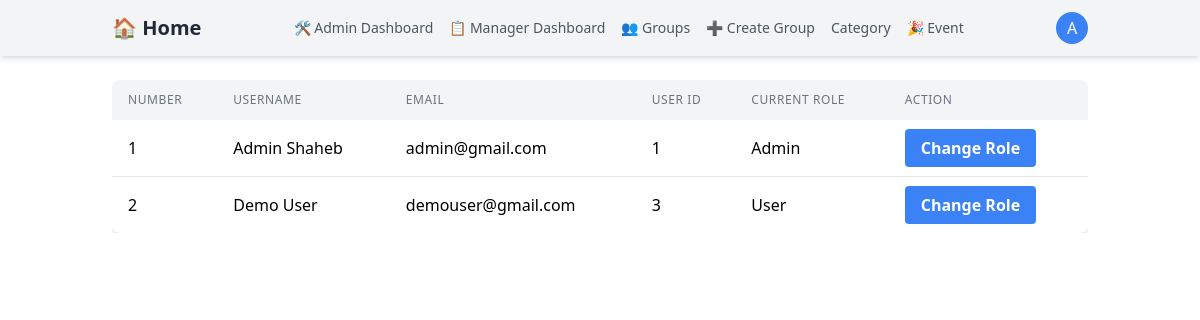
The page /users/admin/dashboard/ (signed in) on the database its author committed.
### users/models.py (models this page shows)
class CustomUser(AbstractUser):
    bio = models.TextField(blank=True)
    location = models.CharField(max_length=200, blank=True, null=True)
    profession = models.CharField(max_length=200, blank=True, null=True)
    profile_image = models.ImageField(
        upload_to="profile_images",
        default="default.png",
        blank=True
    )
    phone_number = models.CharField(
        max_length=11,
        validators=[
            RegexValidator(
                regex=r'^\+?1?\d{9,15}$',
                message="Phone number must be entered in the format: '+88'. Up to 11 digits allowed."
            )
        ]
    )
    def __str__(self):
        return self.username

### users/views.py (the view)
# urls.py: path('admin/dashboard/', AdminDashbaord.as_view(), name='admin-dashboard'),
@method_decorator(user_passes_test(is_manager_or_admin, login_url="no_permission"), name="dispatch")
class AdminDashbaord(View):
    def get(self, request, *args, **kwargs):
        users = User.objects.prefetch_related(
        Prefetch('groups',  queryset=Group.objects.all(), to_attr='all_groups')
        ).all()
        for user in users:
            if user.all_groups:
                user.group_name = user.all_groups[0].name
            else:
                user.group_name = "No Group"
        return render(request, "admin/dashboard.html", {'users': users})

### users/context_processors.py (called while the page is built)
def profile_image(request):
    print("Profile image context processor called")
    if request.user.is_authenticated:
        print(f"User is authenticated: {request.user}")
        if request.user.profile_image:
            print(f"Profile image URL: {request.user.profile_image.url}")
            return {'profile_image': request.user.profile_image.url}
        else:
            print("Profile image field is empty")
    else:
        print("User is not authenticated")
    return {'profile_image': None}

### users/views.py (called while the page is built)
def is_manager(user):
    return "Manager" in [group.name for group in user.groups.all()]

def is_admin(user):
    return "Admin" in [group.name for group in user.groups.all()]

def is_manager_or_admin(user):
    return user.is_authenticated and (is_manager(user) or is_admin(user))

### users/templates/admin/dashboard.html (shortened to what this page needs)
{% load static %}
<!DOCTYPE html>
<html lang="en">
  <head>
    <link rel="stylesheet" href="{% static 'css/output.css' %}">
    <link rel="stylesheet" href="{% static "css/style.css" %}">
  </head>
  <body>
    <header class="bg-gray-100 shadow-md">
      <nav class="container mx-auto px-6 py-3">
        <div class="flex justify-between items-center">
          <a href="{% url "home" %}" class="text-xl font-bold text-gray-800"
            >🏠 Home</a
          >
          <div class="hidden md:flex space-x-4 text-sm font-medium text-gray-600">
            {% if user.is_authenticated and user.is_staff %}
            <a
              href="{% url "dashboard" %}"
              class="text-gray-600 hover:text-gray-800"
              >
              🛠️ Admin Dashboard
              </a
            >
            {% endif %}
            <a
              href="{% url "admin_event" %}"
              class="text-gray-600 hover:text-gray-800"
              >📋 Manager Dashboard</a
            >
            {% if user.is_authenticated and user.is_staff %}
            <a href="{% url 'group_list' %}" class="text-gray-600 hover:text-gray-800"
              >👥 Groups</a
            >
            {% endif %}
            {% if user.is_authenticated and user.is_staff %}
            <a
              href="{% url 'create_group' %}"
              class="text-gray-600 hover:text-gray-800"
              >➕ Create Group</a
            >
            {% endif %}
              <div class="relative drpdwn">
                <button id="category-text" class="text-gray-600 hover:text-gray-800">Category</button>
              </div>
              <a href="{% url "admin_event" %}" class="relative">
                <button class="text-gray-600 rounded-full hover:text-gray-800">🎉 Event</button>
              </a>
          </div>
          <div class="flex items-center">
            <div class="relative">
              <button id="user-menu-button" class="rounded-full p-2 bg-blue-500 text-white w-8 h-8
                flex items-center justify-center hover:bg-gray-700">
                    {% if user.groups.all.0.name == "Admin" %}
                        A
                    {% elif user.groups.all.0.name == "Manager" %}
                        M
                    {% else %}
                        U
                    {% endif %}
                </button>
            </div>
          </div>
        </div>
      </nav>
    </header>
    <main>
      {% if user.is_authenticated and user.is_staff %}
      {% include "admin/user_list.html" %}
      {% endif %}
    </main>
  </body>
  </html>

### users/templates/admin/user_list.html
<div class="container mx-auto p-6">
    <div class="overflow-x-auto">
      <table class="min-w-full bg-white shadow-md rounded-lg overflow-hidden">
        <thead class="bg-gray-100">
          <tr>
            <th
              class="px-4 py-3 text-left text-xs font-medium text-gray-500 uppercase tracking-wider"
            >
              Number
            </th>
            <th
              class="px-4 py-3 text-left text-xs font-medium text-gray-500 uppercase tracking-wider"
            >
              Username
            </th>
            <th
              class="px-4 py-3 text-left text-xs font-medium text-gray-500 uppercase tracking-wider"
            >
              Email
            </th>
            <th
              class="px-4 py-3 text-left text-xs font-medium text-gray-500 uppercase tracking-wider"
            >
              User ID
            </th>
            <th
              class="px-4 py-3 text-left text-xs font-medium text-gray-500 uppercase tracking-wider"
            >
              Current Role
            </th>
            <th
              class="px-4 py-3 text-left text-xs font-medium text-gray-500 uppercase tracking-wider"
            >
              Action
            </th>
          </tr>
        </thead>
        <tbody class="divide-y divide-gray-200">
            {% for user in users %}
            <tr class="hover:bg-gray-50">
                <td class="px-4 py-4 whitespace-nowrap"> {{forloop.counter}} </td>
                <td class="px-4 py-4 whitespace-nowrap"> {{user.first_name}} {{user.last_name}} </td>
                <td class="px-4 py-4 whitespace-nowrap">{{user.email}}</td>
                <td class="px-4 py-4 whitespace-nowrap"> {{user.id}} </td>
                <td class="px-4 py-4 whitespace-nowrap"> {{user.group_name}} </td>
                <td class="px-4 py-4 whitespace-nowrap">
                  <a
                    href="{% url 'assign_role' user.id %}"
                    class="bg-blue-500 hover:bg-blue-600 text-white font-bold py-2 px-4 rounded"
                  >
                    Change Role
                  </a>
                </td>
              </tr>
            {% endfor %}
        </tbody>
      </table>
    </div>
  </div>

### rows shown on the page
CustomUser: first_name "Admin", last_name "Shaheb", email "admin@gmail.com", id "1", group_name "Admin"
CustomUser: first_name "Demo", last_name "User", email "demouser@gmail.com", id "3", group_name "User"
